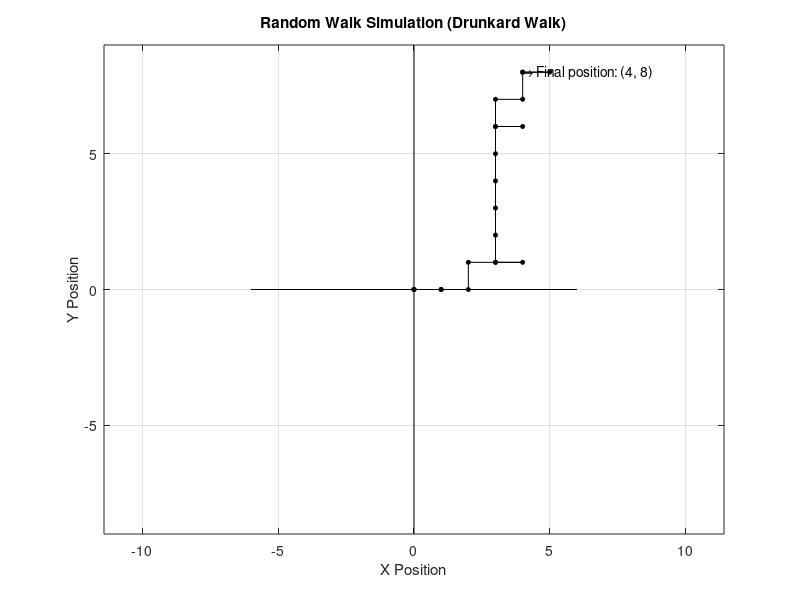

The MATLAB script that drew this image:
clc;
clear all;

% Parameters
num_steps = 20;  % Number of steps
start_pos = [0, 0];  % Starting position (x, y)
curr_position = start_pos;  % Initialize current position

% Mapping of random numbers to directions:
% Forward (F): 0, 1, 2, 3, 4
% Backward (B): 5
% Left (L): 6, 7
% Right (R): 8, 9
directions_map = containers.Map({0, 1, 2, 3, 4, 5, 6, 7, 8, 9}, {'F', 'F', 'F', 'F', 'F', 'B', 'L', 'L', 'R', 'R'});

% Store positions to plot later
x_pos = zeros(1, num_steps + 1);
y_pos = zeros(1, num_steps + 1);
x_pos(1) = start_pos(1);
y_pos(1) = start_pos(2);

% Random walk simulation
for i = 1:num_steps
    % Generate a random number between 0 and 9
    rand_num = randi([0, 9]);
    
    % Determine direction based on random number
    direction = directions_map(rand_num);
    
    % Update position based on direction
    switch direction
        case 'F'
            curr_position(2) = curr_position(2) + 1;  % Move forward (Y-axis +1)
        case 'B'
            curr_position(2) = curr_position(2) - 1;  % Move backward (Y-axis -1)
        case 'L'
            curr_position(1) = curr_position(1) - 1;  % Move left (X-axis -1)
        case 'R'
            curr_position(1) = curr_position(1) + 1;  % Move right (X-axis +1)
    end
    
    % Store new position
    x_pos(i + 1) = curr_position(1);
    y_pos(i + 1) = curr_position(2);
end

% Plot the random walk
figure;
plot(x_pos, y_pos, '-ko', 'MarkerSize', 3, 'MarkerFaceColor', 'k', 'MarkerEdgeColor', 'k');
hold on;

% Display the final position
text(curr_position(1), curr_position(2), sprintf('\\rightarrow Final position: (%d, %d)', curr_position(1), curr_position(2)));

% Draw X and Y axes
line([-max(abs(x_pos))-1, max(abs(x_pos))+1], [0, 0], 'Color', 'black', 'LineWidth', 0.5);  % X-axis
line([0, 0], [-max(abs(y_pos))-1, max(abs(y_pos))+1], 'Color', 'black', 'LineWidth', 0.5);  % Y-axis

xlabel('X Position');
ylabel('Y Position');
title('Random Walk Simulation (Drunkard Walk)');
grid on;
axis equal;
